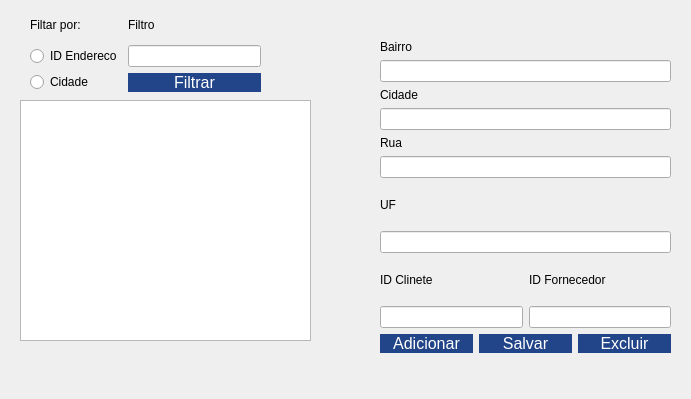
<?xml version="1.0" encoding="UTF-8"?>
<ui version="4.0">
 <class>fm_endereco</class>
 <widget class="QDialog" name="fm_endereco">
  <property name="geometry">
   <rect>
    <x>0</x>
    <y>0</y>
    <width>691</width>
    <height>399</height>
   </rect>
  </property>
  <property name="windowTitle">
   <string>Endereço</string>
  </property>
  <property name="styleSheet">
   <string notr="true">QPushButton{
background:#248;
color:#fff;
font-size:12pt;
border:none;
border-radius:10px;
}
QPushButton:hover{
	background:#fff;
	color:#248;
	font-size:12pt;
	border:none;
	border-radius:10px;
}
</string>
  </property>
  <widget class="QTableWidget" name="tw_listaEnd">
   <property name="geometry">
    <rect>
     <x>20</x>
     <y>100</y>
     <width>291</width>
     <height>241</height>
    </rect>
   </property>
  </widget>
  <widget class="QWidget" name="layoutWidget">
   <property name="geometry">
    <rect>
     <x>380</x>
     <y>40</y>
     <width>291</width>
     <height>313</height>
    </rect>
   </property>
   <layout class="QVBoxLayout" name="verticalLayout_8">
    <item>
     <layout class="QVBoxLayout" name="verticalLayout_7">
      <item>
       <layout class="QVBoxLayout" name="verticalLayout">
        <item>
         <widget class="QLabel" name="label_6">
          <property name="text">
           <string>Bairro</string>
          </property>
         </widget>
        </item>
        <item>
         <widget class="QLineEdit" name="txt_bairro"/>
        </item>
       </layout>
      </item>
      <item>
       <layout class="QVBoxLayout" name="verticalLayout_2"/>
      </item>
      <item>
       <layout class="QVBoxLayout" name="verticalLayout_3">
        <item>
         <widget class="QLabel" name="label_8">
          <property name="text">
           <string>Cidade</string>
          </property>
         </widget>
        </item>
        <item>
         <widget class="QLineEdit" name="txt_cidade"/>
        </item>
       </layout>
      </item>
      <item>
       <layout class="QVBoxLayout" name="verticalLayout_4">
        <item>
         <widget class="QLabel" name="label_9">
          <property name="text">
           <string>Rua</string>
          </property>
         </widget>
        </item>
        <item>
         <widget class="QLineEdit" name="txt_rua"/>
        </item>
       </layout>
      </item>
     </layout>
    </item>
    <item>
     <layout class="QVBoxLayout" name="verticalLayout_9">
      <item>
       <widget class="QLabel" name="label_3">
        <property name="text">
         <string>UF</string>
        </property>
       </widget>
      </item>
      <item>
       <widget class="QLineEdit" name="txt_uf"/>
      </item>
     </layout>
    </item>
    <item>
     <layout class="QHBoxLayout" name="horizontalLayout">
      <item>
       <layout class="QVBoxLayout" name="verticalLayout_5">
        <item>
         <widget class="QLabel" name="label">
          <property name="text">
           <string>ID Clinete</string>
          </property>
         </widget>
        </item>
        <item>
         <widget class="QLineEdit" name="txt_idCliente"/>
        </item>
       </layout>
      </item>
      <item>
       <layout class="QVBoxLayout" name="verticalLayout_6">
        <item>
         <widget class="QLabel" name="label_2">
          <property name="text">
           <string>ID Fornecedor</string>
          </property>
         </widget>
        </item>
        <item>
         <widget class="QLineEdit" name="txt_idFornecedor"/>
        </item>
       </layout>
      </item>
     </layout>
    </item>
    <item>
     <layout class="QHBoxLayout" name="horizontalLayout_2">
      <item>
       <widget class="QPushButton" name="btn_salvar">
        <property name="text">
         <string>Adicionar</string>
        </property>
       </widget>
      </item>
      <item>
       <widget class="QPushButton" name="btn_add">
        <property name="enabled">
         <bool>true</bool>
        </property>
        <property name="text">
         <string>Salvar</string>
        </property>
        <property name="autoDefault">
         <bool>false</bool>
        </property>
       </widget>
      </item>
      <item>
       <widget class="QPushButton" name="btn_excluir">
        <property name="text">
         <string>Excluir</string>
        </property>
       </widget>
      </item>
     </layout>
    </item>
   </layout>
  </widget>
  <widget class="QWidget" name="layoutWidget">
   <property name="geometry">
    <rect>
     <x>30</x>
     <y>10</y>
     <width>231</width>
     <height>82</height>
    </rect>
   </property>
   <layout class="QHBoxLayout" name="horizontalLayout_3">
    <item>
     <layout class="QVBoxLayout" name="verticalLayout_13">
      <item>
       <widget class="QLabel" name="label_5">
        <property name="text">
         <string>Filtar por:</string>
        </property>
       </widget>
      </item>
      <item>
       <layout class="QVBoxLayout" name="verticalLayout_12">
        <item>
         <widget class="QRadioButton" name="rb_idEnd">
          <property name="text">
           <string>ID Endereco</string>
          </property>
         </widget>
        </item>
        <item>
         <widget class="QRadioButton" name="radioCidade">
          <property name="text">
           <string>Cidade</string>
          </property>
         </widget>
        </item>
       </layout>
      </item>
     </layout>
    </item>
    <item>
     <layout class="QVBoxLayout" name="verticalLayout_11">
      <item>
       <layout class="QVBoxLayout" name="verticalLayout_10">
        <item>
         <widget class="QLabel" name="label_10">
          <property name="text">
           <string>Filtro</string>
          </property>
         </widget>
        </item>
        <item>
         <widget class="QLineEdit" name="txt_filtrar"/>
        </item>
       </layout>
      </item>
      <item>
       <widget class="QPushButton" name="btn_filtrar">
        <property name="text">
         <string>Filtrar</string>
        </property>
       </widget>
      </item>
     </layout>
    </item>
   </layout>
  </widget>
 </widget>
 <resources/>
 <connections/>
</ui>
